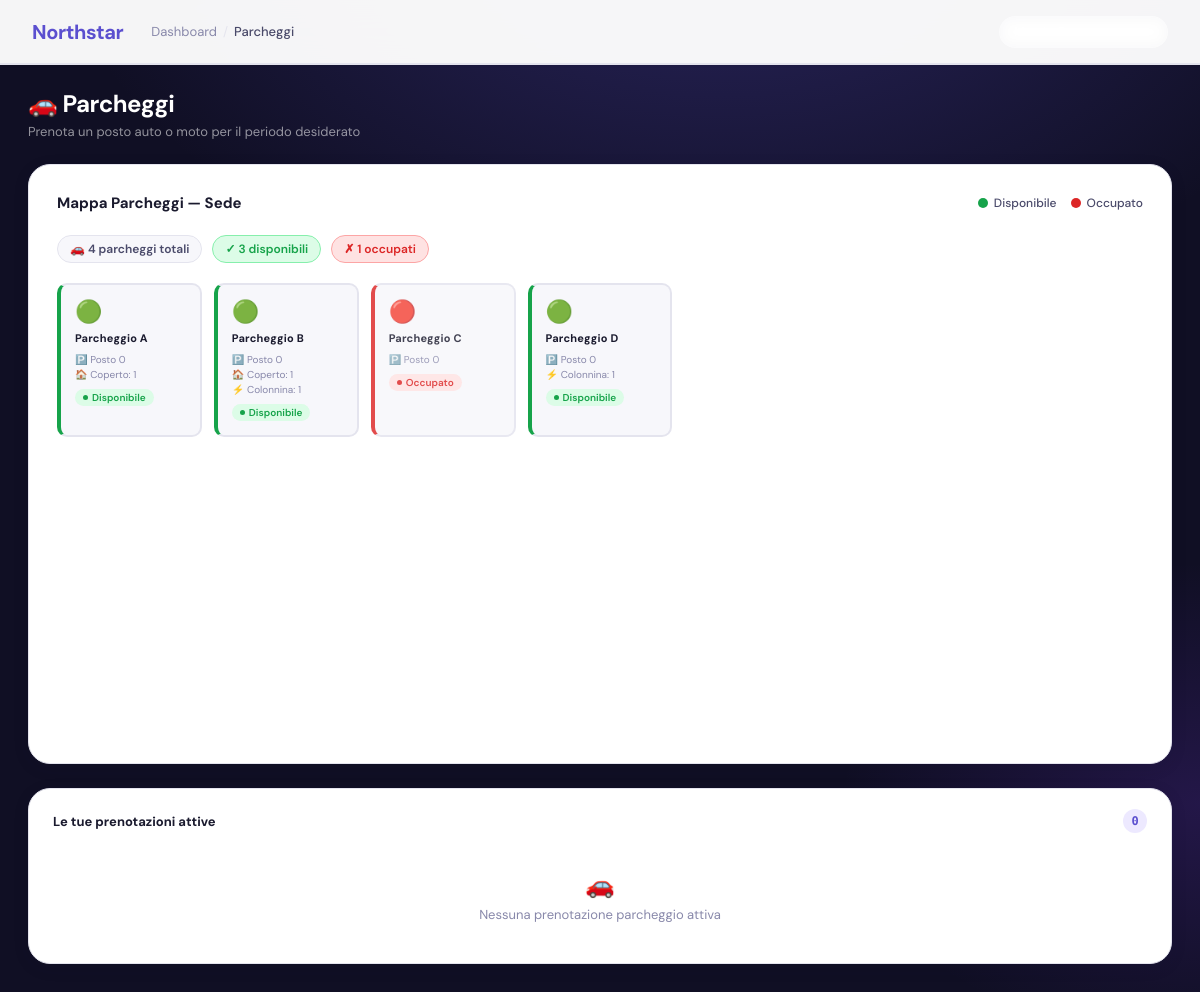
Page /public/admin/parcheggi/index.php (signed in) on the committed database.
### tables this page shows
CREATE TABLE `asset` (
  `id_asset` int(11) NOT NULL,
  `codice_asset` varchar(20) NOT NULL,
  `id_tipologia` int(11) NOT NULL,
  `stato` enum('Disponibile','Occupato','Non prenotabile') DEFAULT 'Disponibile',
  `mappa` enum('Sede','Parcheggio') NOT NULL
);

### public/admin/parcheggi/index.php (the view, shortened to what this page needs)
<?php
require_once __DIR__ . "/../../../config/config.php";
$id_utente = (int)$_SESSION['id_utente'];
$stmt = $conn->prepare(
    "SELECT u.nome, u.cognome, r.nome_ruolo AS ruolo
     FROM utenti u
     LEFT JOIN ruoli r ON u.id_ruolo = r.id_ruolo
     WHERE u.id_utente = ? LIMIT 1"
);
$stmt->bind_param("i", $id_utente);
$stmt->execute();
$userInfo = $stmt->get_result()->fetch_assoc() ?? ['nome' => '', 'cognome' => '', 'ruolo' => ''];
$parkingSpots = [];
$sql = "SELECT a.id_asset, a.codice_asset, a.stato,
               COALESCE(p.numero_posto, '-')          AS numero_posto,
               COALESCE(p.coperto, '-')               AS coperto,
               COALESCE(p.colonnina_elettrica, '-')   AS colonnina_elettrica,
               COALESCE(p.posizione, '-')             AS posizione
        FROM asset a
        LEFT JOIN parcheggio_dettagli p ON p.id_asset = a.id_asset
        WHERE a.mappa = 'Parcheggio'
        ORDER BY a.codice_asset";
$result = $conn->query($sql);
if ($result) {
    while ($row = $result->fetch_assoc()) {
        $parkingSpots[$row['id_asset']] = [
            'name'                 => $row['codice_asset'],
            'status'               => $row['stato'],
            'numero_posto'         => $row['numero_posto'],
            'coperto'              => $row['coperto'],
            'colonnina_elettrica'  => $row['colonnina_elettrica'],
            'posizione'            => $row['posizione'],
        ];
    }
}
$userBookings = [];
?>
<!DOCTYPE html>
<html lang="it">
<head>
    <link rel="stylesheet" href="../dashboard/dashboard.css">
    <link rel="stylesheet" href="./parcheggi.css">
</head>
<body>
<header class="header">
    <div class="header-left">
        <h1>Northstar</h1>
        <nav class="header-breadcrumb">
            <a href="../dashboard/index.php">Dashboard</a>
            <span class="bc-sep">/</span>
            <span class="bc-current">Parcheggi</span>
        </nav>
    </div>
    <div class="pk-user-pill">
        <span class="pk-role"><?= htmlspecialchars($userInfo['ruolo']) ?></span>
    </div>
</header>
<div class="pk-page">
    <div class="pk-title-row">
        <div>
            <h2 class="pk-page-title">🚗 Parcheggi</h2>
            <p class="pk-page-sub">Prenota un posto auto o moto per il periodo desiderato</p>
        </div>
    </div>
    <div class="pk-map-layout" id="map-layout">
        <div class="pk-map-zone" id="map-zone">
            <div class="pk-map-header">
                <p class="pk-map-title">Mappa Parcheggi — Sede</p>
                <div class="pk-map-legend">
                    <div class="pk-legend-item">
                        <span class="pk-legend-dot pk-legend-dot--avail"></span>
                        Disponibile
                    </div>
                    <div class="pk-legend-item">
                        <span class="pk-legend-dot pk-legend-dot--occ"></span>
                        Occupato
                    </div>
                </div>
            </div>
            <div class="pk-map-stats">
                <span class="pk-stat-chip pk-stat-chip--total">🚗 <?= count($parkingSpots) ?> parcheggi totali</span>
                <?php $availCount = 0; foreach ($parkingSpots as $spot) if (strtolower($spot['status']) !== 'occupato') $availCount++; ?>
                <span class="pk-stat-chip pk-stat-chip--avail">✓ <?= $availCount ?> disponibili</span>
                <?php $occCount = 0; foreach ($parkingSpots as $spot) if (strtolower($spot['status']) === 'occupato') $occCount++; ?>
                <?php if ($occCount > 0): ?>
                    <span class="pk-stat-chip pk-stat-chip--occ">✗ <?= $occCount ?> occupati</span>
                <?php endif; ?>
            </div>
            <?php if (empty($parkingSpots)): ?>
                <div class="pk-empty">
                    <span>�</span>
                    <p>Nessun parcheggio disponibile</p>
                </div>
            <?php else: ?>
                <div class="pk-parking-grid">
                    <?php foreach ($parkingSpots as $id => $spot): ?>
                        <?php
                            $isOcc     = strtolower($spot['status']) === 'occupato';
                            $cardCls   = $isOcc ? 'pk-parking-card--occ'   : 'pk-parking-card--avail';
                            $statusCls = $isOcc ? 'pk-card-status--occ'   : 'pk-card-status--avail';
                            $statusLbl = $isOcc ? 'Occupato' : 'Disponibile';
                        ?>
                        <div class="pk-parking-card <?= $cardCls ?>"
                             id="card-<?= $id ?>"
                             data-id="<?= $id ?>"
                             data-code="<?= htmlspecialchars($spot['name']) ?>"
                             data-stato="<?= htmlspecialchars($spot['status']) ?>"
                             data-numero-posto="<?= htmlspecialchars($spot['numero_posto']) ?>"
                             data-coperto="<?= $spot['coperto'] ? 'Sì' : 'No' ?>"
                             data-colonnina="<?= $spot['colonnina_elettrica'] ? 'Sì' : 'No' ?>"
                             data-posizione="<?= htmlspecialchars($spot['posizione']) ?>"
                             onclick="openParkingPanel(<?= $id ?>)">
                            <span class="pk-card-icon"><?= $isOcc ? '🔴' : '🟢' ?></span>
                            <div class="pk-card-name"><?= htmlspecialchars($spot['name']) ?></div>
                            <div class="pk-card-meta">
                                <?php if ($spot['numero_posto'] !== '-'): ?>
                                    <div class="pk-card-meta-row">🅿️ Posto <?= htmlspecialchars($spot['numero_posto']) ?></div>
                                <?php endif; ?>
                                <?php if ($spot['coperto'] && $spot['coperto'] !== '-'): ?>
                                    <div class="pk-card-meta-row">🏠 Coperto: <?= htmlspecialchars($spot['coperto']) ?></div>
                                <?php endif; ?>
                                <?php if ($spot['colonnina_elettrica'] && $spot['colonnina_elettrica'] !== '-'): ?>
                                    <div class="pk-card-meta-row">⚡ Colonnina: <?= htmlspecialchars($spot['colonnina_elettrica']) ?></div>
                                <?php endif; ?>
                            </div>
                            <span class="pk-card-status <?= $statusCls ?>"><?= $statusLbl ?></span>
                        </div>
                    <?php endforeach; ?>
                </div>
            <?php endif; ?>
        </div>
    </div>
    <div class="pk-bookings-strip">
        <div class="pk-strip-header">
            <p class="pk-strip-title">Le tue prenotazioni attive</p>
            <span class="pk-count-badge"><?= count($userBookings) ?></span>
        </div>
        <?php if (empty($userBookings)): ?>
            <div class="pk-empty">
                <span>🚗</span>
                <p>Nessuna prenotazione parcheggio attiva</p>
            </div>
        <?php endif; ?>
    </div>
</div>
</body>
</html>

### public/admin/dashboard/dashboard.css (style rules this page uses)
:root { --clr-primary: #5b4fcf; --clr-primary-dark: #4338b0; --clr-primary-light: #ede9ff; --clr-accent: #7c3aed; --clr-accent-soft: #f3f0ff; --clr-surface: #ffffff; --clr-surface-2: #f7f7fb; --clr-surface-3: #eeeef5; --clr-border: #e4e4ee; --clr-text-1: #1a1a2e; --clr-text-2: #4a4a6a; --clr-text-3: #8888aa; --clr-success: #16a34a; --clr-success-bg: #dcfce7; --clr-danger: #dc2626; --clr-danger-bg: #fee2e2; --clr-warning: #d97706; --clr-warning-bg: #fef3c7; --clr-bg-page: #100f24; --radius-sm: 6px; --radius-md: 10px; --radius-lg: 16px; --radius-xl: 22px; --shadow-sm: 0 1px 3px rgba(0,0,0,.08), 0 1px 2px rgba(0,0,0,.06); --shadow-md: 0 4px 16px rgba(20,18,50,.10); --shadow-lg: 0 8px 32px rgba(20,18,50,.14); --shadow-xl: 0 20px 60px rgba(20,18,50,.20); --font-body: 'DM Sans', system-ui, sans-serif; --font-mono: 'DM Mono', monospace; --transition: all .2s cubic-bezier(.4,0,.2,1); }
*, *::before, *::after { margin: 0; padding: 0; box-sizing: border-box; }
html { scroll-behavior: smooth; }
body { font-family: var(--font-body); background-color: var(--clr-bg-page); background-image: radial-gradient(ellipse 80% 60% at 60% -10%, rgba(91,79,207,.35) 0%, transparent 70%), radial-gradient(ellipse 50% 40% at 100% 80%, rgba(124,58,237,.18) 0%, transparent 60%); min-height: 100vh; color: var(--clr-text-1); -webkit-font-smoothing: antialiased; }
.header { background: rgba(255,255,255,.96); backdrop-filter: blur(16px); -webkit-backdrop-filter: blur(16px); border-bottom: 1px solid var(--clr-border); padding: 0 32px; height: 64px; display: flex; justify-content: space-between; align-items: center; position: sticky; top: 0; z-index: 200; box-shadow: 0 1px 0 var(--clr-border), var(--shadow-sm); }
.header-left { display: flex; align-items: center; gap: 28px; }
.header h1 { font-size: 20px; font-weight: 700; color: var(--clr-primary); letter-spacing: -.4px; }

### rows in the picture
asset: codice_asset "Parcheggio A", numero_posto "0", coperto "1", stato "Disponibile"
asset: codice_asset "Parcheggio B", numero_posto "0", coperto "1", colonnina_elettrica "1", stato "Disponibile"
asset: codice_asset "Parcheggio C", numero_posto "0", stato "Occupato"
asset: codice_asset "Parcheggio D", numero_posto "0", colonnina_elettrica "1", stato "Disponibile"

### other values in the picture
count($parkingSpots) "4"
$availCount "3"
$occCount "1"
count($userBookings) "0"
